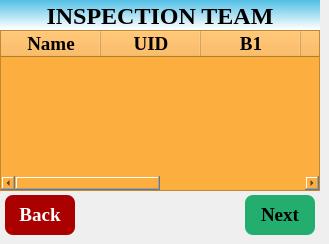
   <widget class="QWidget" name="page_43">
    <widget class="QLabel" name="lbl_inspectorDtls">
     <property name="geometry">
      <rect>
       <x>0</x>
       <y>0</y>
       <width>320</width>
       <height>30</height>
      </rect>
     </property>
     <property name="font">
      <font>
       <family>Liberation Serif</family>
       <pointsize>18</pointsize>
       <weight>75</weight>
       <bold>true</bold>
      </font>
     </property>
     <property name="layoutDirection">
      <enum>Qt::LeftToRight</enum>
     </property>
     <property name="styleSheet">
      <string notr="true">background-color: qlineargradient(spread:pad, x1:0.97005, y1:0, x2:0.960199, y2:0.972, stop:0 rgba(80, 191, 229, 255), stop:1 rgba(255, 255, 255, 255));</string>
     </property>
     <property name="frameShape">
      <enum>QFrame::NoFrame</enum>
     </property>
     <property name="frameShadow">
      <enum>QFrame::Plain</enum>
     </property>
     <property name="text">
      <string>INSPECTION TEAM</string>
     </property>
     <property name="scaledContents">
      <bool>false</bool>
     </property>
     <property name="alignment">
      <set>Qt::AlignBottom|Qt::AlignHCenter</set>
     </property>
    </widget>
    <widget class="QTableWidget" name="tableWidet_InspectorDtls">
     <property name="geometry">
      <rect>
       <x>0</x>
       <y>30</y>
       <width>320</width>
       <height>161</height>
      </rect>
     </property>
     <property name="font">
      <font>
       <family>Liberation Serif</family>
       <pointsize>14</pointsize>
       <weight>75</weight>
       <bold>true</bold>
      </font>
     </property>
     <property name="styleSheet">
      <string notr="true">background-color: rgb(252, 175, 62);</string>
     </property>
     <property name="frameShadow">
      <enum>QFrame::Sunken</enum>
     </property>
     <property name="lineWidth">
      <number>3</number>
     </property>
     <attribute name="horizontalHeaderMinimumSectionSize">
      <number>21</number>
     </attribute>
     <column>
      <property name="text">
       <string>Name</string>
      </property>
      <property name="font">
       <font>
        <family>Liberation Serif</family>
        <pointsize>14</pointsize>
        <weight>75</weight>
        <bold>true</bold>
       </font>
      </property>
     </column>
     <column>
      <property name="text">
       <string>UID</string>
      </property>
      <property name="font">
       <font>
        <family>Liberation Serif</family>
        <pointsize>14</pointsize>
        <weight>75</weight>
        <bold>true</bold>
       </font>
      </property>
     </column>
     <column>
      <property name="text">
       <string>B1</string>
      </property>
      <property name="font">
       <font>
        <family>Liberation Serif</family>
        <pointsize>14</pointsize>
        <weight>75</weight>
        <bold>true</bold>
       </font>
      </property>
     </column>
     <column>
      <property name="text">
       <string>B2</string>
      </property>
      <property name="font">
       <font>
        <family>Liberation Serif</family>
        <pointsize>14</pointsize>
        <weight>75</weight>
        <bold>true</bold>
       </font>
      </property>
     </column>
     <column>
      <property name="text">
       <string>B3</string>
      </property>
      <property name="font">
       <font>
        <family>Liberation Serif</family>
        <pointsize>14</pointsize>
        <weight>75</weight>
        <bold>true</bold>
       </font>
      </property>
     </column>
     <column>
      <property name="text">
       <string>RealUID</string>
      </property>
      <property name="font">
       <font>
        <weight>75</weight>
        <bold>true</bold>
       </font>
      </property>
     </column>
    </widget>
    <widget class="QPushButton" name="btn_FPAuth_inspectorDtls">
     <property name="geometry">
      <rect>
       <x>245</x>
       <y>195</y>
       <width>70</width>
       <height>40</height>
      </rect>
     </property>
     <property name="font">
      <font>
       <family>Liberation Serif</family>
       <pointsize>14</pointsize>
       <weight>75</weight>
       <bold>true</bold>
      </font>
     </property>
     <property name="styleSheet">
      <string notr="true">border-radius: 8px;
background-color: rgb(35, 173, 111);
color: rgb(0, 0, 0);</string>
     </property>
     <property name="text">
      <string>Next</string>
     </property>
    </widget>
    <widget class="QPushButton" name="btn_Back_inspectorDtls">
     <property name="geometry">
      <rect>
       <x>5</x>
       <y>195</y>
       <width>70</width>
       <height>40</height>
      </rect>
     </property>
     <property name="font">
      <font>
       <family>Liberation Serif</family>
       <pointsize>14</pointsize>
       <weight>75</weight>
       <bold>true</bold>
      </font>
     </property>
     <property name="focusPolicy">
      <enum>Qt::NoFocus</enum>
     </property>
     <property name="styleSheet">
      <string notr="true">/*color: rgb(170, 0, 0);
background-color: rgb(255, 255, 255);*/
border-radius: 8px;
background-color: rgb(170, 0, 0);
color: rgb(255, 255, 255);</string>
     </property>
     <property name="text">
      <string>Back</string>
     </property>
     <property name="icon">
      <iconset>
       <normaloff>:/rsc/images/back8.jpg</normaloff>:/rsc/images/back8.jpg</iconset>
     </property>
    </widget>
    <widget class="QLabel" name="lblAP_Logo1_12">
     <property name="geometry">
      <rect>
       <x>1</x>
       <y>0</y>
       <width>40</width>
       <height>30</height>
      </rect>
     </property>
     <property name="styleSheet">
      <string notr="true">border-image: url(:/rsc/images/NagalandGovtLogo.png);</string>
     </property>
     <property name="text">
      <string/>
     </property>
     <property name="scaledContents">
      <bool>true</bool>
     </property>
    </widget>
    <widget class="QLabel" name="rd_lbl_I">
     <property name="geometry">
      <rect>
       <x>136</x>
       <y>200</y>
       <width>40</width>
       <height>30</height>
      </rect>
     </property>
     <property name="font">
      <font>
       <family>Liberation Serif</family>
      </font>
     </property>
     <property name="text">
      <string/>
     </property>
    </widget>
   </widget>
